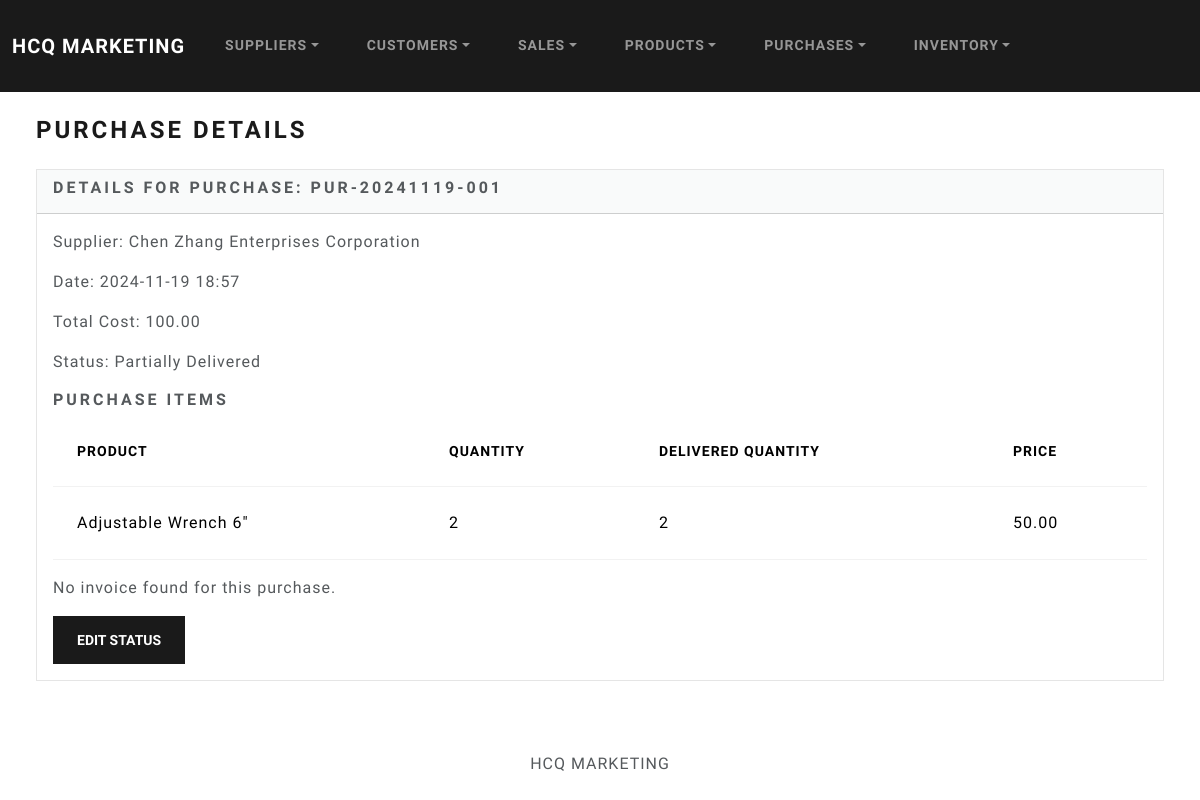
The app's page /6/, older data.
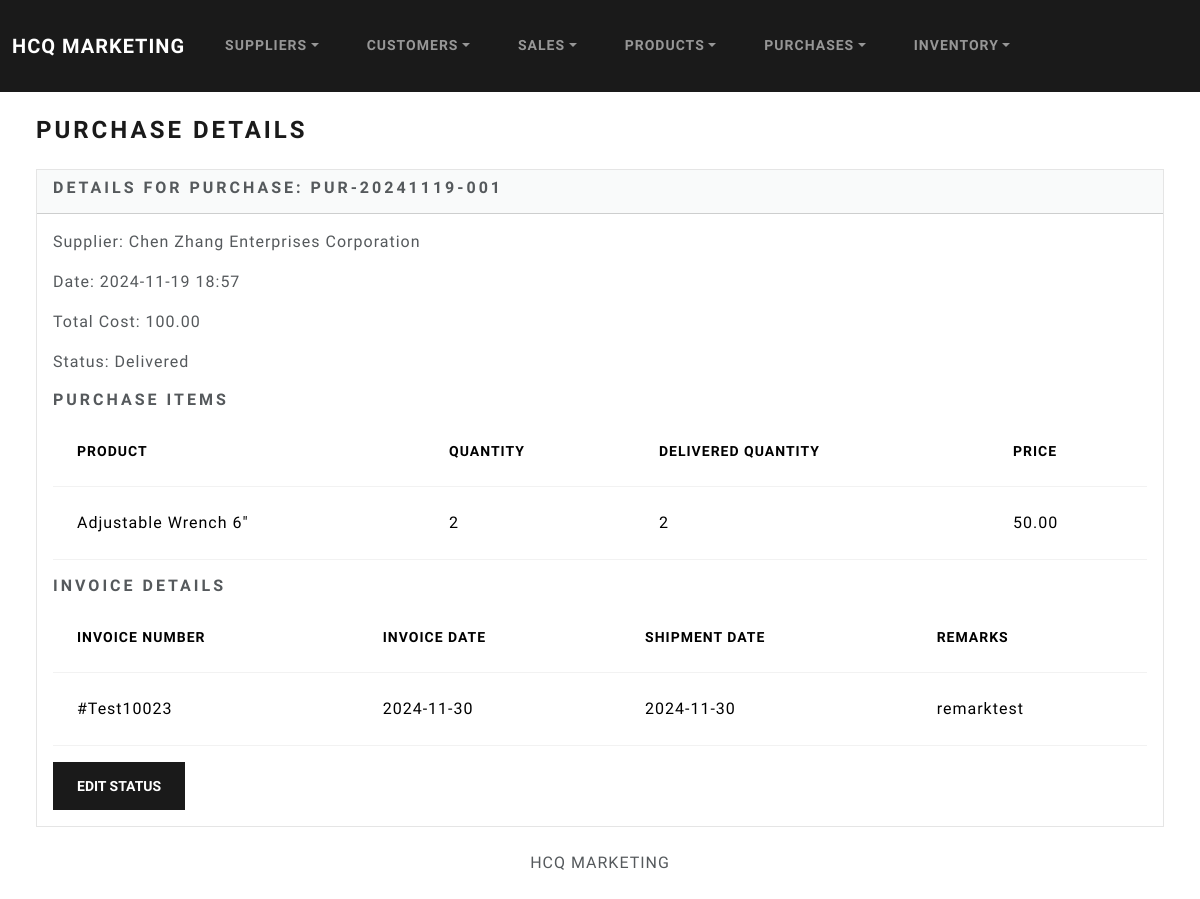
The same page, newer data.
### purchases/models.py (models this page shows, shortened)
class Purchase(models.Model):
    STATUS_CHOICES = [
        ('Pending', 'Pending'),
        ('Partially Delivered', 'Partially Delivered'),
        ('Delivered', 'Delivered'),
        ('Cancelled', 'Cancelled'),
    ]
    supplier = models.ForeignKey(Supplier, on_delete=models.CASCADE, related_name='purchases')
    date = models.DateTimeField(auto_now_add=True)
    total_cost = models.DecimalField(max_digits=10, decimal_places=2, default=0.00)
    purchase_code = models.CharField(max_length=20, unique=True, editable=False, blank=True)
    status = models.CharField(max_length=20, choices=STATUS_CHOICES, default='Pending')

class Invoice(models.Model):
    STATUS_CHOICES = [
        ('Paid', 'Paid'),
        ('Unpaid', 'Unpaid'),
    ]
    TERM_CHOICES = [
        ('30 Days', '30 Days'),
        ('60 Days', '60 Days'),
        ('90 Days', '90 Days'),
    ]
    purchase = models.OneToOneField(Purchase, on_delete=models.CASCADE, related_name='invoice')
    invoice_number = models.CharField(max_length=50, unique=True)
    invoice_date = models.DateField()
    cargo_name = models.CharField(max_length=100)
    cargo_number = models.CharField(max_length=50)
    shipment_date = models.DateField()
    status = models.CharField(max_length=10, choices=STATUS_CHOICES, default='Unpaid')
    term = models.CharField(max_length=10, choices=TERM_CHOICES, default='30 Days')
    checked_by = models.CharField(max_length=100)
    received_by = models.CharField(max_length=100)
    remarks = models.TextField(blank=True, null=True)

### suppliers/models.py (models this page shows, shortened)
class Supplier(models.Model):
    first_name = models.CharField(max_length=50)
    last_name = models.CharField(max_length=50)
    supplier_hardware = models.CharField(max_length=50)
    email = models.EmailField(max_length=100)
    address = models.CharField(max_length=100)
    contact_num = models.CharField(max_length=15)
    dateStart = models.DateField("Date Started")
    dateEdit = models.DateTimeField(default=timezone.now)

### purchases/views.py (the view)
# urls.py: path('<int:purchase_id>/', views.purchase_detail, name='purchase_detail'),
def purchase_detail(request, purchase_id):
    purchase = get_object_or_404(Purchase, id=purchase_id)
    invoice = None
    if purchase.status == 'Delivered':
        try:
            invoice = Invoice.objects.get(purchase=purchase)
        except Invoice.DoesNotExist:
            invoice = None
    return render(request, 'purchases/purchase_detail.html', {
        'purchase': purchase,
        'invoice': invoice
    })

### purchases/templates/purchases/purchase_detail.html (shortened to what this page needs)
{% extends "base.html" %}
{% block body %}
<h3 class="m-4">Purchase Details</h3>
<div class="row">
    <div class="col-12">
        <div class="card bg-light ms-4 me-4 mb-4">
            <div class="card-header">
                <h5 class="card-title">Details for Purchase: {{ purchase.purchase_code }}</h5>
            </div>
            <div class="card-body">
                <p><strong>Supplier:</strong> {{ purchase.supplier.supplier_hardware }}</p>
                <p><strong>Date:</strong> {{ purchase.date|date:"Y-m-d H:i" }}</p>
                <p><strong>Total Cost:</strong> {{ purchase.total_cost }}</p>
                <p><strong>Status:</strong> {{ purchase.status }}</p>
                <h5>Purchase Items</h5>
                <table class="table">
                    <thead>
                        <tr>
                            <th scope="col">Product</th>
                            <th scope="col">Quantity</th>
                            <th scope="col">Delivered Quantity</th>
                            <th scope="col">Price</th>
                        </tr>
                    </thead>
                    <tbody>
                        {% for item in purchase.items.all %}
                        <tr>
                            <td>{{ item.inventory.product.product_name }}</td>
                            <td>{{ item.quantity }}</td>
                            <td>{{ item.delivered_quantity }}</td>
                            <td>{{ item.price }}</td>
                        </tr>
                        {% endfor %}
                    </tbody>
                </table>
                {% if invoice %}
                    <h5>Invoice Details</h5>
                    <table class="table">
                        <thead>
                            <tr>
                                <th scope="col">Invoice Number</th>
                                <th scope="col">Invoice Date</th>
                                <th scope="col">Shipment Date</th>
                                <th scope="col">Remarks</th>
                            </tr>
                        </thead>
                        <tbody>
                            <tr>
                                <td>{{ invoice.invoice_number }}</td>
                                <td>{{ invoice.invoice_date|date:"Y-m-d" }}</td>
                                <td>{{ invoice.shipment_date|date:"Y-m-d" }}</td>
                                <td>{{ invoice.remarks }}</td>
                            </tr>
                        </tbody>
                    </table>
                {% else %}
                    <p>No invoice found for this purchase.</p>
                {% endif %}
                <button class="btn btn-primary" data-bs-toggle="modal" data-bs-target="#editStatusModal">
                    Edit Status
                </button>
            </div>
        </div>
    </div>
</div>
{% endblock %}

Row changes from the older to the newer data that the page shows:
changed Purchase "PUR-20241119-001": status "Partially Delivered" → "Delivered"
added Invoice: invoice_number "#Test10023", invoice_date "2024-11-30", shipment_date "2024-11-30", remarks "remarktest"
Text that changed along with them:
text no longer shown: "No invoice found for this purchase."
text now shown: "INVOICE DETAILS INVOICE NUMBER INVOICE DATE SHIPMENT DATE REMARKS"
